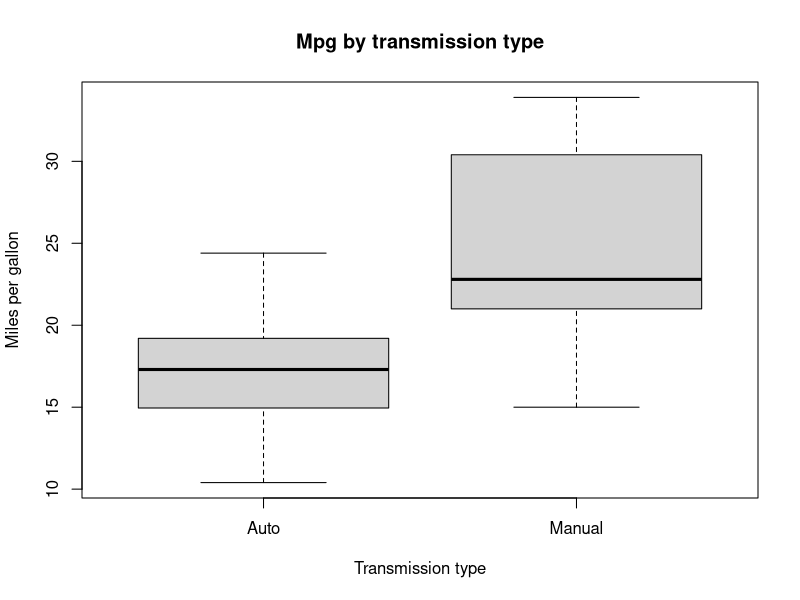
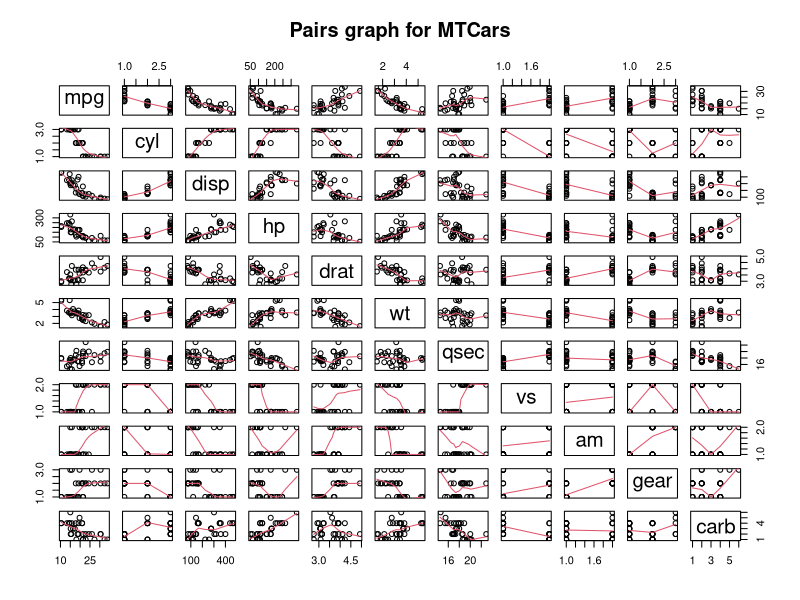
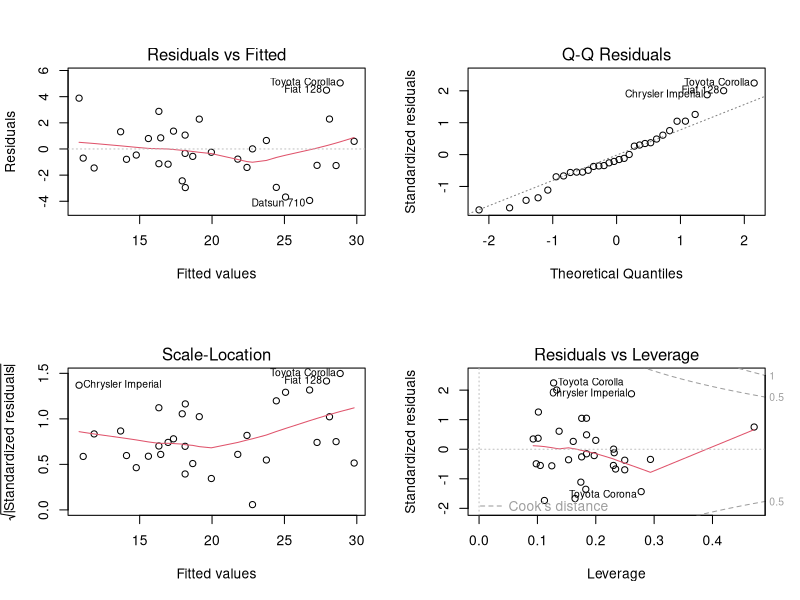

The R source for these figures, in order:
## ---- chunk 1
data(mtcars)
str(mtcars)
## ---- chunk 2
mtcars$cyl <- factor(mtcars$cyl)
mtcars$vs <- factor(mtcars$vs)
mtcars$gear <- factor(mtcars$gear)
mtcars$carb <- factor(mtcars$carb)
mtcars$am <- factor(mtcars$am)
## ---- chunk 3
levels(mtcars$am) <- c("Auto", "Manual")
## ---- chunk 4
t.test(mpg ~ am, data = mtcars)
## ---- chunk 5
wilcox.test(mpg ~ am, data = mtcars)
## ---- chunk 6
model.all <- lm(mpg ~ ., data = mtcars)
model <- step(model.all, direction="backward")
## ---- chunk 7
summary(model)
## ---- chunk 8
model0 <- lm(mpg ~ am, data = mtcars)
anova(model0, model)
## ---- chunk 9
leverage <- hatvalues(model)
## ---- chunk 10
leverage[which(leverage > 0.5)]
## ---- chunk 11
influential <- dfbetas(model)
## ---- chunk 12
influential[which(abs(influential) > 1)]
## ---- chunk 13
plot(mpg ~ am, data = mtcars, main = "Mpg by transmission type", xlab = "Transmission type", ylab = "Miles per gallon")
## ---- chunk 14
pairs(mtcars, panel = panel.smooth, main = "Pairs graph for MTCars")
## ---- chunk 15
par(mfrow = c(2, 2))
plot(model)
